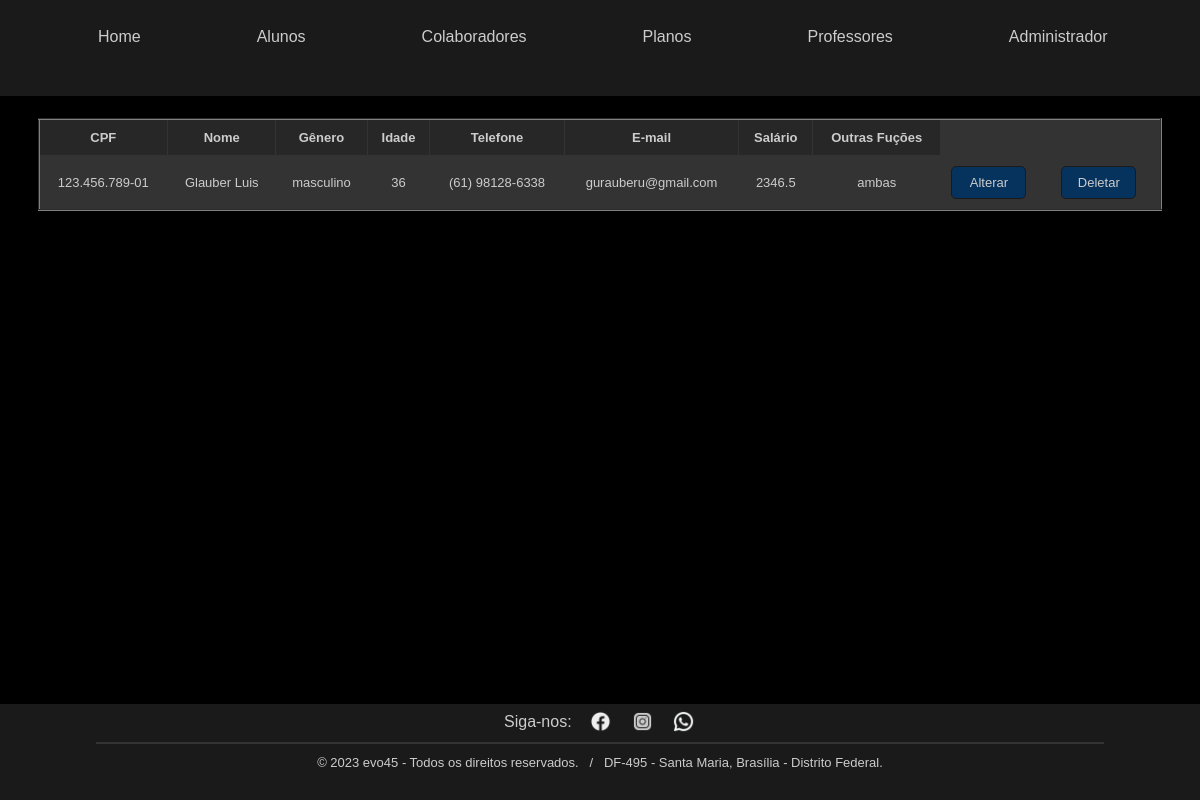
Before: /php/profes_lista.php with the older database file.
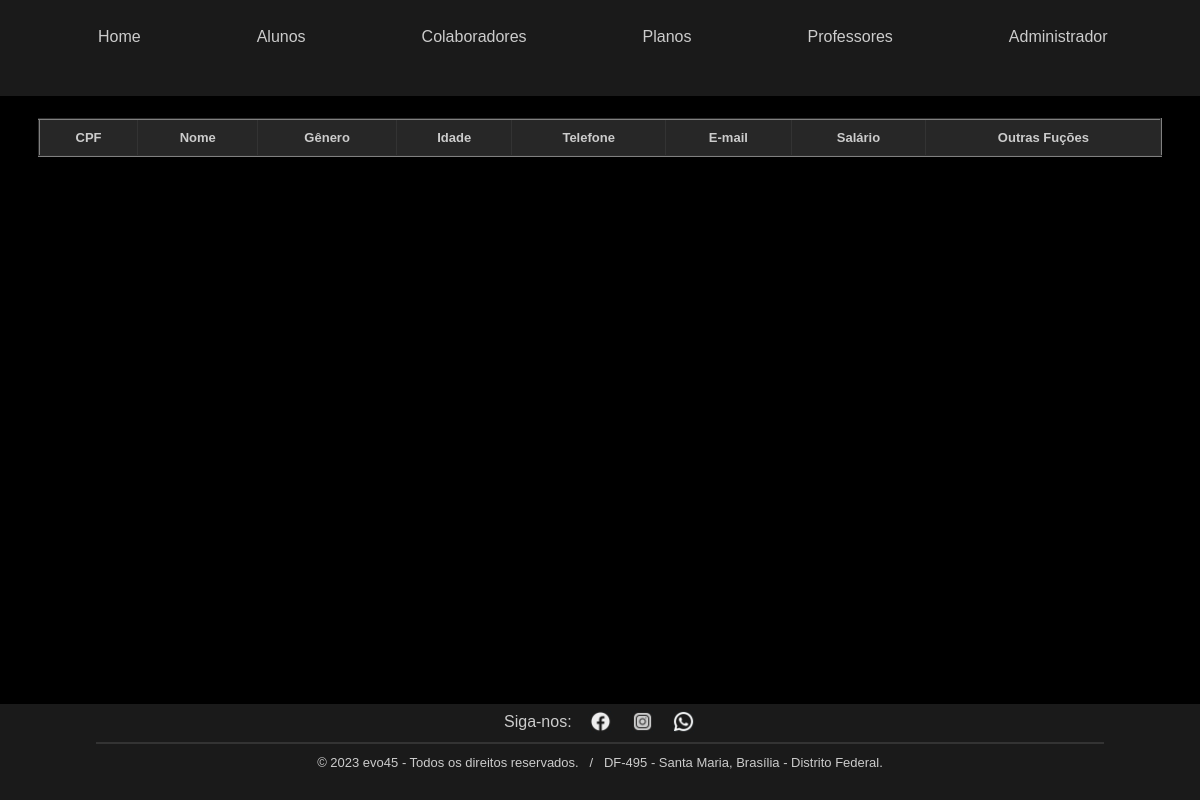
After: the same page with the newer database file.
### tables this page shows
CREATE TABLE `professores` (
  `ID` int(2) NOT NULL AUTO_INCREMENT,
  `cpf` varchar(14) NOT NULL,
  `nom` varchar(60) NOT NULL,
  `gen` varchar(10) NOT NULL,
  `idd` int(2) NOT NULL,
  `tel` varchar(20) NOT NULL,
  `ema` varchar(40) NOT NULL,
  `sal` double NOT NULL,
  `fad` varchar(25) NOT NULL,
  PRIMARY KEY (`ID`)
);

### php/profes_lista.php (the view, shortened to what this page needs)
<!DOCTYPE html>
<html lang="pt-br">
    <head>
        <link rel="stylesheet" href="../css/evo45styles.css">
    </head>
    <body>
        <div class="header-container">
        	<header>
				<div class="navbar">
					<ul>
						<li class="menu-li"><a href="../html/index.html">Home</a></li>
						<li class="menu-li">
							Alunos
						</li>
						<li class="menu-li">
							Colaboradores
						</li>
						<li class="menu-li">
							Planos
						</li>
						<li class="menu-li">
							Professores
						</li>
						<li class="menu-li">
							Administrador
						</li>
					</ul>
				</div>
			</header>
        </div>
        <?php
            $con=mysqli_connect("localhost","root","","evo45");
           $result = mysqli_query($con,"SELECT * FROM professores");
        ?>
        <div class="table-container">
	   		<table border="2">
		   		<thead>
		   			<th>CPF</th>
		   			<th>Nome</th>
		   			<th>Gênero</th>
                    <th>Idade</th>
		   			<th>Telefone</th>
		   			<th>E-mail</th>
		   			<th>Salário</th>
		   			<th>Outras Fuções</th>
		   		</thead>
		       	<?php
		       		while($row = mysqli_fetch_array($result)){
				?>
					<tr style="text-align: center">
				   		<td><?php echo $row['cpf']; ?></td>
						<td><?php echo $row['nom']; ?></td>
						<td><?php echo $row['gen']; ?></td>
						<td><?php echo $row['idd']; ?></td>
			            <td><?php echo $row['tel']; ?></td>
			            <td><?php echo $row['ema']; ?></td>
				        <td><?php echo $row['sal']; ?></td>
				        <td><?php echo $row['fad']; ?></td>
						<td>
							<form action="./profe_form_alt.php" method="POST">
                                <button type="submit" name="btn_alt" value="ok">
                                    Alterar
                                </button>
							</form>
						</td>
                        <td>
							<form action="./profe_dlt.php" method="POST">
                                <button type="submit" name="btn_del" value="ok">
                                    Deletar
                                </button>
							</form>
						</td>
					</tr>
				<?php
		    		}
		    	?>
	    	</table>
		</div>
        <footer>
			<div class="footer-sm">
				Siga-nos:
					<a href="https://facebook.com" target="_blank">
						<button class="facebook-btn"></button>
					</a>
					<a href="https://instagram.com" target="_blank">
						<button class="instagram-btn"></button>
					</a>
					<a href="https://whatsapp.com" target="_blank">
						<button class="whatsapp-btn"></button>
					</a>
			</div>
			<hr>
			<div>
				<p>© 2023 evo45 - Todos os direitos reservados. &nbsp; / &nbsp;
                   DF-495 - Santa Maria, Brasília - Distrito Federal.</p>
			</div>
		</footer>
    </body>
</html>

### css/evo45styles.css (style rules this page uses)
.header-container { background-color: #1a1a1a; width: 100%; height: 12%; position: fixed; top: 0; left: 0; right: 0; z-index: 100; }
header .navbar a { color: #cccccc; text-decoration: none; }
header .navbar ul { display: flex; flex-direction: row; align-items: center; }
header .navbar li { display: inline; margin-right: 5%; margin-left: 5%; margin-top: 1%; text-decoration: none; }
body { background-color: black; font-family: Arial, sans-serif; text-align: center; color: #cccccc; }
.table-container { margin-top: 10%; font-size: small; }
table { width: 95%; border-collapse: collapse; text-align: center; margin-left: auto; margin-right: auto; background-color: #333; }
thead { background-color: #272727; }
td, th { padding: 10px; border: 1px solid #333; }
input, button { border-radius: 5px; text-align: center; width: 170px; padding: 8px; border: 1px solid #1a1a1a; font-size: 14px; }
button { background-color: #06335e; color: #cccccc; cursor: pointer; width: 189px; height: 35px; margin-top: px; }
footer { background-color: #1a1a1a; position:fixed; left: 0; right: 0; bottom: 0; width: 100%; height: 12%; z-index: 2; font-size: medium; }
footer p { text-align: center; margin: 0; padding-top: 3px; font-size: small; }
.footer-sm { display: flex; justify-content:space-between; align-items: center; padding-top: 5px; margin-left: 42%; margin-right: 42%; }
footer button { border-radius: 8px; cursor: pointer; background-size: cover; background-repeat: no-repeat; background-position: center center; width: 25px; height: 25px; }
.facebook-btn { background-image: url("../images/facebook-1.png"); }
.instagram-btn { background-image: url("../images/instagram-1.png"); }
.whatsapp-btn { background-image: url("../images/whatsapp-1.png"); }
footer hr { margin-left: 8%; margin-right: 8%; border: 1px solid #333; }
button[type="submit"][name="btn_alt"][value="ok"], button[type="submit"][name="btn_del"][value="ok"] { font-size: small; width: 75px; height: 33px; }
form { display: flex; flex-direction: column; }

Changed rows visible on the page:
removed professores: cpf "123.456.789-01", nom "Glauber Luis", gen "masculino", idd "36", tel "(61) 98128-6338", ema "gurauberu@gmail.com", sal "2346.5", fad "ambas"
